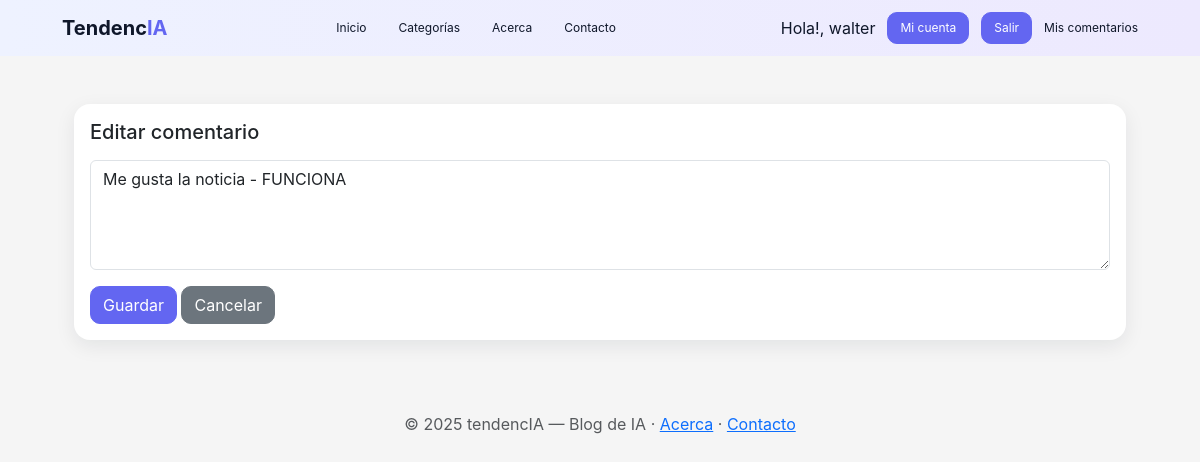
/comentario/1/editar/ (signed in), run on the app's committed database.
### apps/usuarios/models.py (models this page shows, shortened)
class Usuario(AbstractUser):
    avatar = models.ImageField(upload_to='avatars/', blank=True, null=True)
    edad = models.PositiveIntegerField(blank=True, null=True)
    class Rol(models.TextChoices):
        VISITANTE = 'visitante', 'Visitante'
        LECTOR    = 'lector',    'Lector'
        ESCRITOR  = 'escritor',  'Escritor'
        ADMIN     = 'admin',     'Administrador'
    rol = models.CharField(
        max_length=20,
        choices=Rol.choices,
        default=Rol.LECTOR,
    )
    class Meta:
        ordering = ['username']
        verbose_name = 'Usuario'
        verbose_name_plural = 'Usuarios'

### apps/comentarios/models.py (models this page shows, shortened)
class Comentario(models.Model):
    post = models.ForeignKey('posts.Post', on_delete=models.CASCADE, related_name='comentarios')
    usuario = models.ForeignKey(
        settings.AUTH_USER_MODEL,
        on_delete=models.CASCADE,
        related_name='comentarios'
    )
    contenido = models.TextField()
    fecha_hora = models.DateTimeField(auto_now_add=True)
    class Meta:
        ordering = ['-fecha_hora']

### apps/comentarios/views.py (the view, shortened to what this page needs)
# urls.py: path("comentario/<int:pk>/editar/", ComentarioUpdateView.as_view(), name="comentario_editar"),
class ComentarioUpdateView(LoginRequiredMixin, UserPassesTestMixin, UpdateView):
    model = Comentario
    form_class = ComentarioForm
    template_name = "comentarios/comentario_form.html"
    def test_func(self):
        return puede_editar_comentario(self.request.user, self.get_object())

### apps/comentarios/forms.py
class ComentarioForm(forms.ModelForm):
    class Meta:
        model = Comentario
        fields = ["contenido"]
        widgets = {
            "contenido": forms.Textarea(attrs={"class": "form-control", "rows": 4, "placeholder": "Escribí tu comentario…"}),
        }
        labels = {"contenido": ""}

### apps/comentarios/views.py (called while the page is built)
def puede_editar_comentario(user, comentario):
    return user.is_authenticated and (
        comentario.usuario == user or _rol(user) in ("escritor", "admin")
    )

### apps/comentarios/templates/comentarios/comentario_form.html
{% extends "base.html" %}
{% block content %}
<div class="container py-4">
  <div class="card"><div class="card-body">
    <h1 class="h5 mb-3">Editar comentario</h1>
    <form method="post">{% csrf_token %}
      <div class="mb-3">{{ form.contenido }}</div>
      <button class="btn btn-primary">Guardar</button>
      <a href="{% url 'posts:post_detalle' object.post.pk %}" class="btn btn-secondary">Cancelar</a>
    </form>
  </div></div>
</div>
{% endblock %}

### apps/usuarios/templates/base.html (shortened to what this page needs)
<!DOCTYPE html>
<html lang="es">
<head>
  {% load static %}
  <link href="https://cdn.jsdelivr.net/npm/bootstrap@5.3.3/dist/css/bootstrap.min.css" rel="stylesheet">
  <link rel="stylesheet" href="{% static 'css/site.css' %}">
</head>
<body>
  {% if request.resolver_match %}
  {% if request.resolver_match.url_name != "login" %}
  {% if request.resolver_match.url_name != "register" %}
  <nav class="navbar navbar-expand-lg navbar-dark">
    <div class="container">
      <a class="navbar-brand" href="{% url 'posts:feed' %}">
        Tendenc<span class="logo-ia">IA</span>
      </a>
      <div class="collapse navbar-collapse" id="mainNav">
        <ul class="navbar-nav me-auto">
          <li class="nav-item">
            <a class="nav-link {% if request.resolver_match.url_name == 'feed' %}active{% endif %}"
              href="{% url 'posts:feed' %}">Inicio</a>
          </li>
          <li class="nav-item">
            <a class="nav-link {% if request.resolver_match.url_name == 'categorias' %}active{% endif %}"
              href="{% url 'posts:categorias' %}">Categorías</a>
          </li>
          <li class="nav-item">
            <a class="nav-link {% if request.resolver_match.url_name == 'acerca' %}active{% endif %}"
              href="{% url 'posts:acerca' %}">Acerca</a>
          </li>
          <li class="nav-item">
            <a class="nav-link {% if request.resolver_match.url_name == 'contacto' %}active{% endif %}"
              href="{% url 'posts:contacto' %}">Contacto</a>
          </li>
        </ul>
        <ul class="navbar-nav ms-auto align-items-center">
          <li class="nav-item d-flex align-items-center">
            {% if user.is_authenticated %}
            <span class="navbar-text">Hola!, {{ user.first_name|default:user.username }}</span>
            {% else %}
            <span class="navbar-text">Hola!, visitante</span>
            {% endif %}
          </li>
          {% if user.is_authenticated %}
          <li class="nav-item">
            <a class="btn btn-navbar" href="{% url 'usuarios:profile' %}">Mi cuenta</a>
          </li>
          <li class="nav-item">
            <form method="post" action="{% url 'usuarios:logout' %}" class="d-inline m-0 p-0">
              <button class="btn btn-navbar" type="submit">Salir</button>
            </form>
          </li>
          <li class="nav-item">
            <a class="nav-link {% if request.resolver_match.url_name == 'mis_comentarios' %}active{% endif %}"
              href="{% url 'usuarios:mis_comentarios' %}">Mis comentarios</a>
          </li>
          {% endif %}
        </ul>
      </div>
    </div>
  </nav>
  {% endif %}
  {% endif %}
  {% endif %}
  <main class="container py-4">
    {% block content %}{% endblock %}
  </main>
  <footer class="text-center text-muted py-4">
    © {% now "Y" %} tendencIA — Blog de IA ·
    <a href="{% url 'posts:acerca' %}">Acerca</a> ·
    <a href="{% url 'posts:contacto' %}">Contacto</a>
  </footer>
</body>
</html>

### tendencIA/static/css/site.css (style rules this page uses)
:root { --brand: #F5F5F5; --brand-dark: #F5F5F5; --bg: #F5F5F5; --card: #ffffff; --muted: #475569; --radius: 16px; --shadow: 0 6px 20px rgba(16, 24, 40, .08); --shadow-hover: 0 10px 30px rgba(16, 24, 40, .14); --purple: #6366F1; --navbar-color: #0F172A; }
html, body { background: var(--bg); font-family: 'Inter', sans-serif; color: var(--navbar-color); }
.container { max-width: 1100px; }
.navbar { background: linear-gradient(90deg, #EEF2FF, #EDE9FE); display: flex; justify-content: center; font-family: 'Inter', sans-serif; }
.navbar .navbar-nav.me-auto { display: flex; justify-content: center; gap: 2rem; flex: 1; }
.navbar .nav-link, .navbar .nav-link.navbar-text, .navbar .btn-link { color: var(--navbar-color) !important; font-family: 'Inter', sans-serif; font-size: 12px; background-color: transparent !important; padding: 0 !important; border-radius: 0 !important; text-decoration: none; }
.navbar-brand { font-family: 'Inter', sans-serif; color: var(--navbar-color) !important; font-weight: 700; }
.navbar-brand .logo-ia { color: var(--purple); }
.navbar .btn-auth, .navbar .btn-navbar { background-color: var(--purple); border-color: var(--purple); color: #fff; font-family: 'Inter', sans-serif; font-size: 12px; padding: .35rem .75rem; border-radius: 10px; display: inline-flex; align-items: center; justify-content: center; text-decoration: none; }
.navbar .navbar-nav.ms-auto .nav-item { margin-left: 0.75rem; }
.navbar .navbar-text { color: var(--navbar-color) !important; font-family: 'Inter', sans-serif; margin: 0; }
.card { border: 0; border-radius: var(--radius); box-shadow: var(--shadow); transition: transform .15s ease, box-shadow .15s ease; background: var(--card); }
.btn { border-radius: 10px; }
.btn-primary { background-color: var(--purple); border-color: var(--purple); color: #fff; }

### data on the page
Usuario: first_name "walter"
Comentario: contenido "Me gusta la noticia - FUNCIONA"
